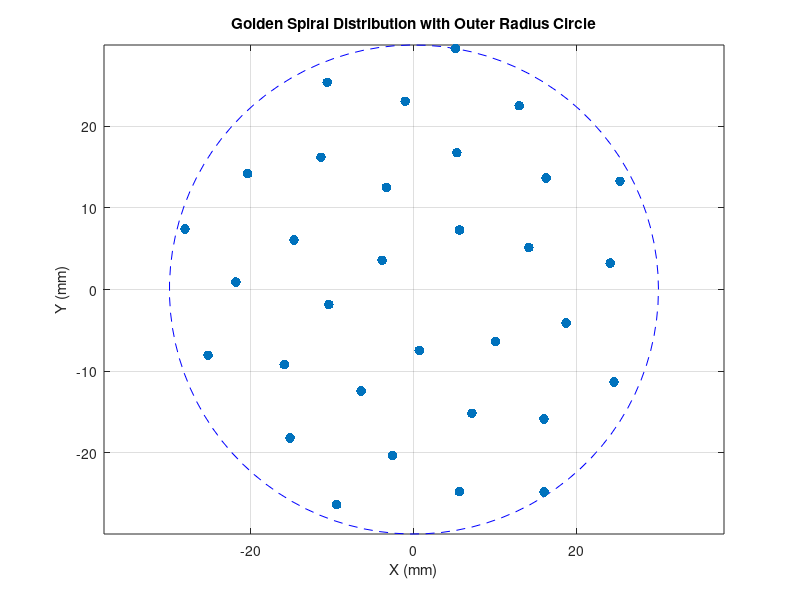

Here is the MATLAB script that generated this plot:


% Key Features of the Fibonacci Spiral Distribution:
% Angular Distribution: The points are distributed in terms of angular separation using the "golden angle," which is approximately 137.5 degrees. This ensures that the points are spaced evenly around the circle in terms of angle, but not symmetrically in the sense of regular or predictable intervals like in a regular polygon.
% 
% Radial Distribution: The radial distance increases as r = radius * sqrt((1:n_points) / n_points), meaning the points are distributed more densely in the center and sparser as you move outward. However, this distribution is not symmetric because the points are not uniformly spaced; they follow a spiral pattern.
% 
% Symmetry:
% No rotational symmetry: The distribution does not exhibit rotational symmetry around the circle's center. If you rotate the spiral, the points will not match up with their original positions.
% No mirror symmetry: The distribution does not mirror along any axis, so there are no symmetric pairs of points relative to any line through the center.
% The Fibonacci spiral is designed to optimize space without creating symmetrical or periodic patterns, which is why it’s often used in contexts like seed arrangements in plants or in acoustics for avoiding constructive interference (like in loudspeaker arrays). If you're looking for a more symmetric distribution, you might want to look at regular angular spacing or other patterns like lattice or grid distributions.
% 

% Parameters for Fibonacci spiral distribution
n_points = 32;  % Total number of points
radius = 30;    % Radius of the circle

% Golden angle in radians (approximately 137.5 degrees)
golden_angle = pi * (3 - sqrt(5));

% Generate points using Fibonacci spiral
theta = golden_angle * (1:n_points); % Angular position of points
r = radius * sqrt((1:n_points) / n_points); % Radial distance increases

% Convert to Cartesian coordinates
x = r .* cos(theta);
y = r .* sin(theta);

% Create a figure
figure;

% Plot the outer circle with radius 30
theta_circle = linspace(0, 2*pi, 100); % Angle for a full circle
x_circle = radius * cos(theta_circle);
y_circle = radius * sin(theta_circle);
plot(x_circle, y_circle, 'b--'); % Outer circle in blue dashed line

% Plot the Fibonacci spiral distribution
hold on;
scatter(x, y, 50, 'filled', 'r'); % Scatter plot of points

% Formatting the plot
axis equal;
xlabel('X (mm)');
ylabel('Y (mm)');
title('Golden Spiral Distribution with Outer Radius Circle');
grid on;
